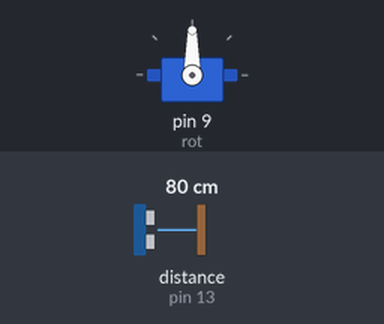
The sketch below on a simulated Arduino Uno, built with avr-gcc and run on an emulated ATmega328P. On the bench: servo. Wiring (inferred from the names in the program): ultrasonic range finder: trigger pin 12; echo pin 13. The test bench sets the inputs (shaded band); at power-on: distance to the obstacle (sensor on pin 13) 80 cm. The echo pulse lasts 58.3 µs per cm.

Above: at 2.8 s.
2.9 s: distance to the obstacle (sensor on pin 13) set to 23 cm
4.7 s: distance to the obstacle (sensor on pin 13) set to 19 cm
At 5.8 s:
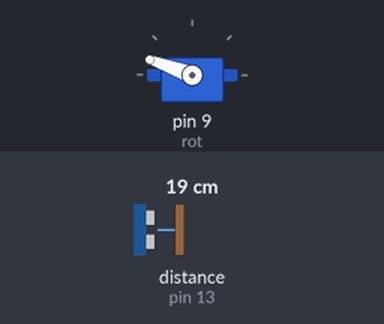
7.7 s: distance to the obstacle (sensor on pin 13) set to 35 cm
At 8.3 s:
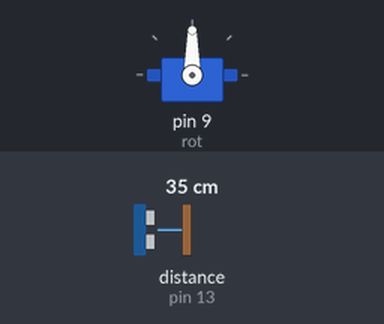
9.2 s: distance to the obstacle (sensor on pin 13) set to 2 cm
At 10.2 s:
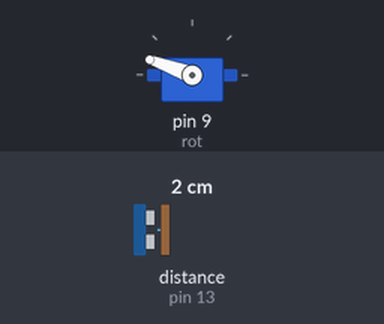
Timing chart, 0 to 12.4 s (numbered marks = the images above; inputs shaded):
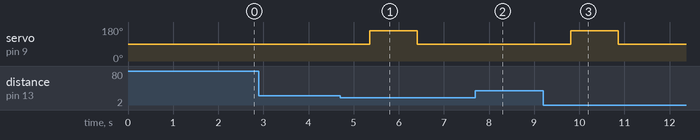

Measured:
- the behaviour switches between 21 and 20 cm on distance to the obstacle (sensor on pin 13) (found by bisection; images 0 and 1)
- after the input at 2.9 s, every drawn part: stays the same
- after the input at 4.7 s, servo on pin 9 (rot): 90° → 160° after 0.65 s, → 90° 1.1 s later
- after the input at 7.7 s, servo on pin 9 (rot): stays 90° (without the input it goes to 160° after 1.3 s)
- after the input at 9.2 s, servo on pin 9 (rot): 90° → 160° after 0.61 s, → 90° 1.1 s later

The sketch:

sketch_dec03a.ino
```cpp
#define TRIG 12
#define ECO 13
#define in1 2
#define in2 3
#define in3 4
#define in4 5
#define serv 9
#include<Servo.h>
Servo rot;
int D, T;
void setup() {
  pinMode(ECO, INPUT);
  pinMode(TRIG, OUTPUT);
  rot.attach(9);

}
int a = 1;
void loop() {
  if (a == 1) {
    rot.write(90);
    delay(2000);
    a = 2;
  }

  if (a == 2) {
    chd();
    a = 3;
  }
  if (a == 3) {
    if (D < 20) {
      a = 31;
    } else {
      forward();
      a = 2;
    }
  }

  if (a == 31) {
    Stop();
    rot.write(90);
    delay(500);
    chd();
    a = 33;
  }

  if (a == 33) {
    if (D < 20) {
      a = 331;
    } else {
      rot.write(90);
      delay(500);
      right();
      delay(350);
      a = 2;
    }
  }

  if (a == 331) {
    rot.write(160);
    delay(1000);
    chd();
    a = 332;
  }

  if (a == 332) {
    if (D < 20) {
      a = 3321;
    } else {
      rot.write(90);
      delay(500);
      left();
      delay(350);
      a = 2;
    }
  }

  if (a == 3321) {
    rot.write(90);
    delay(500);
    backward();
    delay(700);
    left();
    delay(800);
    a = 2;

  }


}


void chd() {
  digitalWrite(TRIG, HIGH);
  delay(1);
  digitalWrite(TRIG, LOW);
  T = pulseIn(ECO, HIGH);

  D = (T / 2) * (1 / 29.1);
  delay(50);
}


void forward() {
  digitalWrite(in1, HIGH);
  digitalWrite(in3, HIGH);
  digitalWrite(in2, LOW);
  digitalWrite(in4, LOW);
}

void backward() {
  digitalWrite(in2, HIGH);
  digitalWrite(in4, HIGH);
  digitalWrite(in1, LOW);
  digitalWrite(in3, LOW);
}

void Stop() {
  digitalWrite(in2, LOW);
  digitalWrite(in4, LOW);
  digitalWrite(in1, LOW);
  digitalWrite(in2, LOW);
}

void right() {
  digitalWrite(in1, LOW);
  digitalWrite(in4, LOW);
  digitalWrite(in2, HIGH);
  digitalWrite(in3, HIGH);
}

void left() {
  digitalWrite(in1, HIGH);
  digitalWrite(in4, HIGH);
  digitalWrite(in2, LOW);
  digitalWrite(in3, LOW);
}
```
